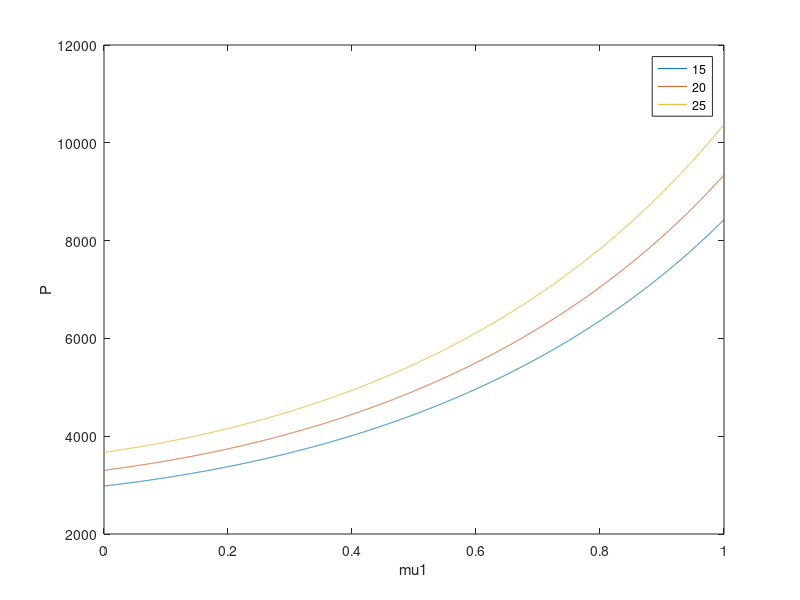

This chart was generated by the following MATLAB code:
mu1=0:0.0001:1;
mu2=0.5;
alpha=[15*pi/180 20*pi/180 25*pi/180] ;
M=600;
g=9.81;
P=mu1;
theta=atan2(mu1,1);
for i=alpha
    k=1
    for j=mu1
        P(k)=mu2*M*g*sqrt(j^2+1)*sin(i+2*theta)/(cos(i+theta)*(1-j*mu2));
        k=k+1;
    end
    plot(mu1,P)
    hold on
end
xlabel mu1
ylabel P
legend 15 20 25
    